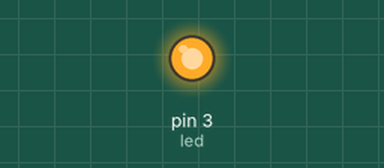
A sketch run on a simulated Arduino Uno, built with avr-gcc and run on an emulated ATmega328P. Shown: output pins drawn as LEDs (lit = HIGH).

Above: at 1.5 s.
At 4.5 s:
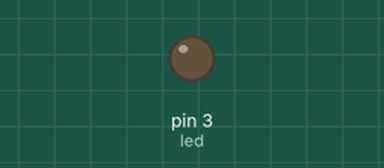
Timing chart, 0 to 7.8 s (numbered marks = the images above):
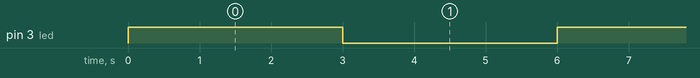

Measured:
- by itself, pin 3 (led): alternates HIGH for 3.0 s and LOW for 3.0 s

The sketch:

led_test.ino
```cpp
#define led 3


void setup() {
  pinMode(led,OUTPUT);   // put your setup code here, to run once:
}

void loop() {
  digitalWrite(led,HIGH);
  delay(3000);
  digitalWrite(led,LOW);
  delay(3000);


}
```
